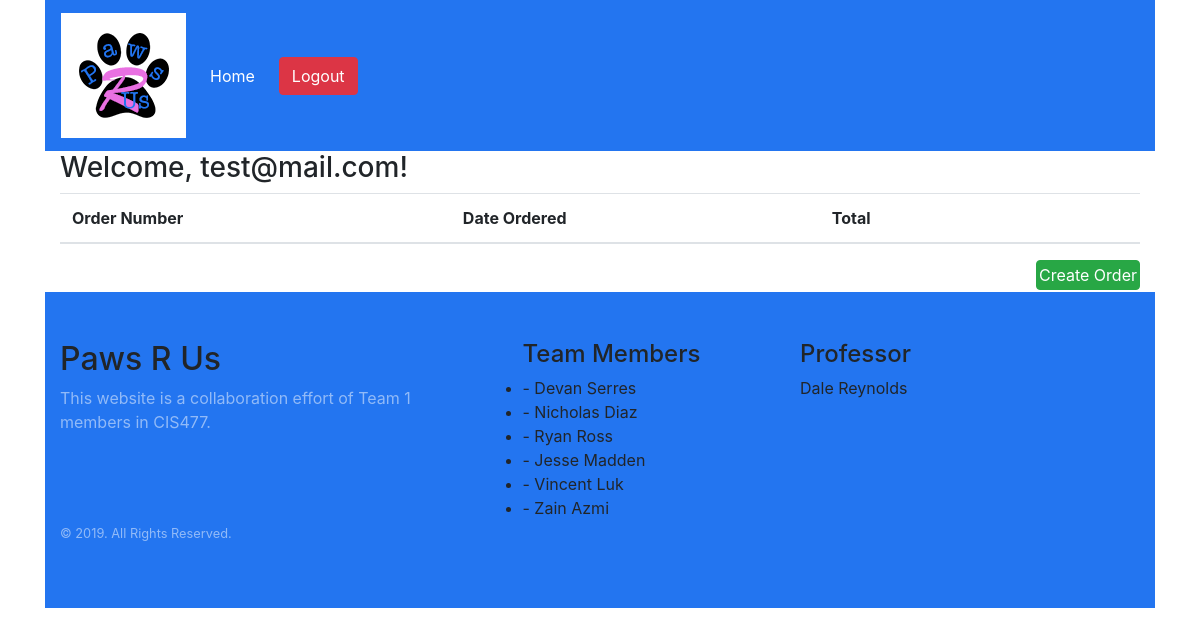
/pages (signed in), run on an earlier commit of the app's database.
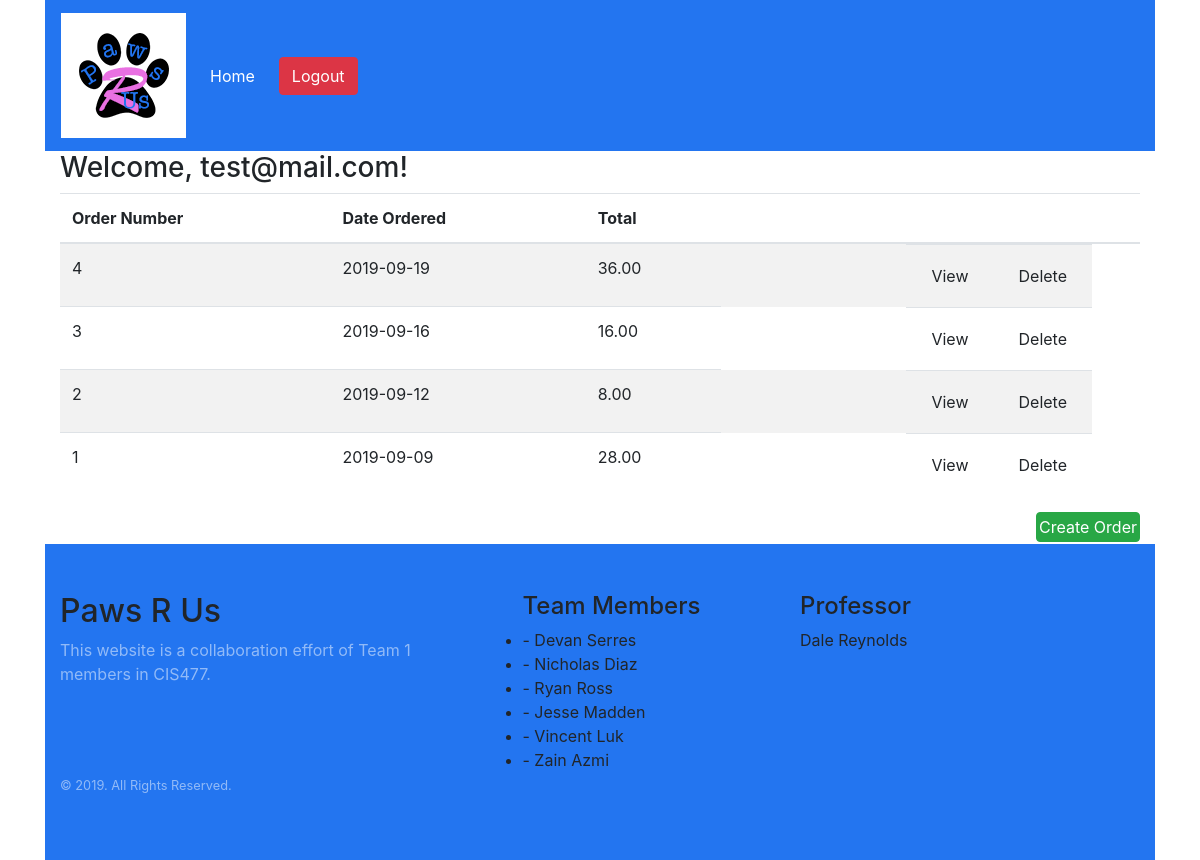
And on a later commit of the database.
### tables this page shows
CREATE TABLE orders (
	order_id INT AUTO_INCREMENT NOT NULL,
	order_date DATE NOT NULL,
	order_price DECIMAL(10, 2) NOT NULL,
    user_id INT NOT NULL,
	PRIMARY KEY (order_id),
	INDEX cusomer_id (user_id)
);

### pages/index.php (the view, shortened to what this page needs)
<?php require('../templates/header.php'); ?>
<div class="container">
<h3>
    <?php
        echo "Welcome, ". $_SESSION['user_email'] . "!";
    ?>
</h3>
  <table class="table table-striped">
    <thead>
      <tr>
        <th>Order Number</th>
        <th>Date Ordered</th>
        <th>Total</th>
        <th></th>
        <th></th>
      </tr>
    </thead>
    <tbody>
       <?php
            $user_id = $_SESSION['user_id'];
            $sql = "SELECT * FROM orders WHERE user_id = ? ORDER BY `order_id` DESC";
            $stmt = mysqli_stmt_init($connection);
            if (mysqli_stmt_prepare($stmt, $sql))
            {
                mysqli_stmt_bind_param($stmt, "i", $user_id);
                if (mysqli_stmt_execute($stmt))
                {
                    $result = mysqli_stmt_get_result($stmt);
                    while ($row = mysqli_fetch_assoc($result))
                    {
                        echo ('
                          <tr>
                            <td>' . $row['order_id'] . '</td>
                            <td>' . $row['order_date'] . '</td>
                            <td>' . $row['order_price'] . '</td>
                            <td style="float: right;">
                                <form action="delete_order.php" method="post">
                                    <input type="hidden" name="order_id" value="' . $row['order_id'] .'">
                                   <button type="submit" name="delete_order_submit" class="btn">Delete</button>
                                </form>
                            </td>
                            <td style="float: right;">
                                <form action="view_order.php" method="post">
                                    <input type="hidden" name="order_id" value="' . $row['order_id'] .'">
                                    <button type="submit" name="view_order_submit" class="btn">View</button>
                                </form>
                            </td>
                          </tr>
                        ');
                    }
                }
                else
                {
                        echo '<h3 style="color: tomato;">Error: Could not execute SQL statment.</h3>';
                }
            }
            else
            {
                echo '<h3 style="color: tomato;">Error: Could not connect to the databse.</h3>';
            }
      ?>
    </tbody>
  </table>
</div>
<form action="create_order.php" method="post">
   <div class="container">
    <button style="float: right; padding: 2px;" type="submit" class="btn btn-success">Create Order</button>
   </div>
</form>
<?php readfile('../templates/footer.html'); ?>

### templates/header.php (shortened to what this page needs)
<!DOCTYPE html>
<head>
    <link rel="stylesheet" href="https://stackpath.bootstrapcdn.com/bootstrap/4.3.1/css/bootstrap.min.css">
    <link rel="stylesheet" href="../style.css" type="text/css">
</head>
<body>
    <div class="container">
        <nav style="background: #2375f0;" class="navbar navbar-expand-sm">
          <img class="navbar-brand" src="./images/v2_paw_logo.png" alt="Logo!" onerror="this.onerror=null; this.src='../images/v2_paw_logo.png'">
          <ul class="navbar-nav">
            <li class="nav-item">
              <a style="color: white;" class="nav-link" href="./">Home</a>
            </li>
          </ul>
          <?php
              if (isset($_SESSION['user_email']))
              {
                 echo ('
                    <form action="../logout.php" method="post">
                        <div class="navbar navbar-right">
                            <button type="submit" class="btn btn-danger">Logout</button>
                        </div>
                    </form>
                ');
               }
          ?>
        </nav>

What changed in the data, as far as the page shows it:
added orders: order_id "4", order_date "2019-09-19", order_price "36.00"
added orders: order_id "3", order_date "2019-09-16", order_price "16.00"
added orders: order_id "2", order_date "2019-09-12", order_price "8.00"
added orders: order_id "1", order_date "2019-09-09", order_price "28.00"
